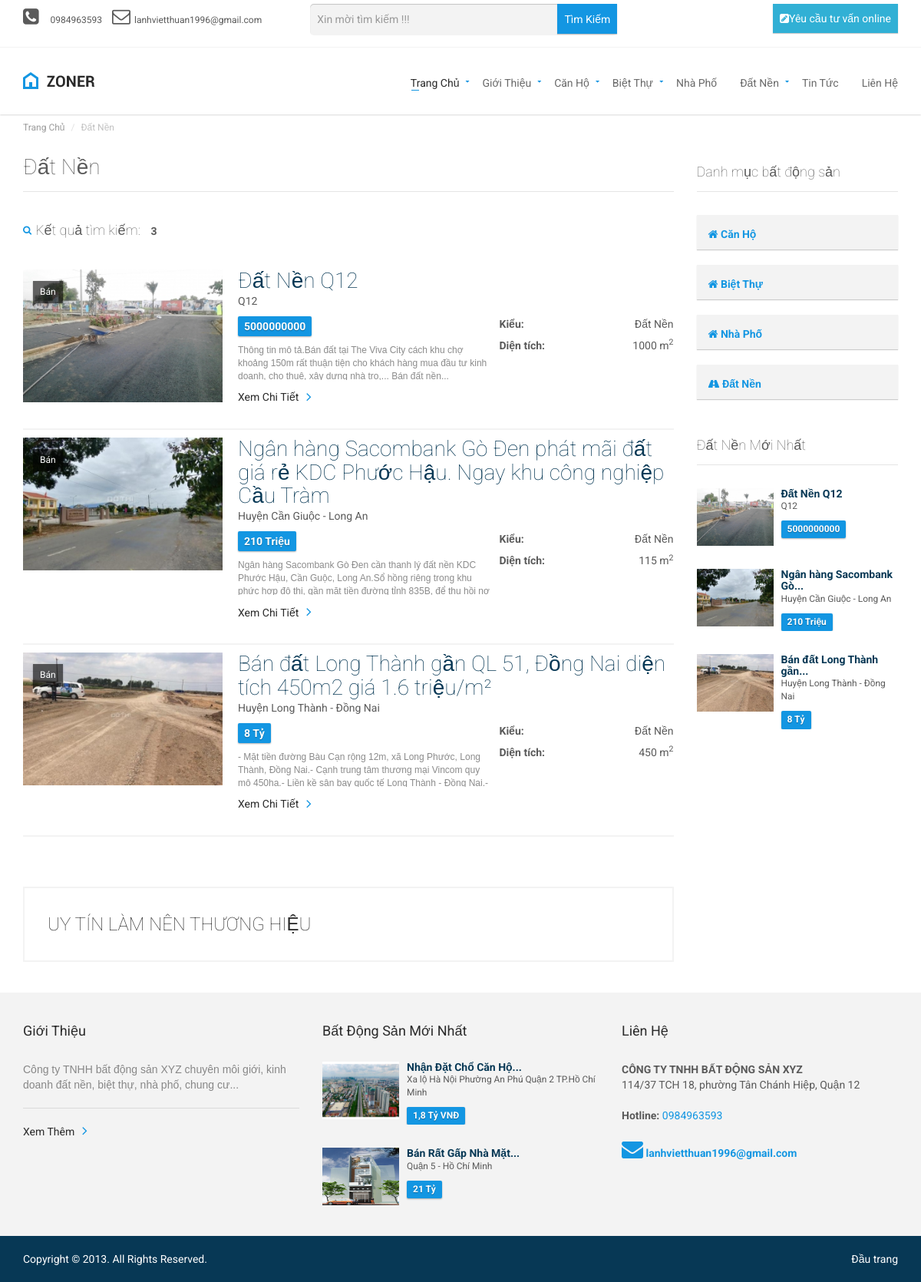
/dat-nen.html, run on the app's committed database.
### tables this page shows
CREATE TABLE `table_setting` (
  `id` int(10) NOT NULL,
  `title` varchar(255) NOT NULL,
  `keywords` varchar(1024) NOT NULL,
  `description` varchar(1024) NOT NULL,
  `h1` varchar(255) NOT NULL,
  `h2` varchar(255) NOT NULL,
  `h3` varchar(255) NOT NULL,
  `giupdochiase` int(11) NOT NULL,
  `ten` varchar(255) NOT NULL,
  `email` varchar(255) NOT NULL,
  `dienthoai` varchar(255) NOT NULL,
  `support` varchar(255) NOT NULL,
  `diachi` varchar(255) NOT NULL,
  `slogan` varchar(1024) NOT NULL,
  `slogan2` varchar(1024) NOT NULL,
  `hotline` varchar(255) NOT NULL,
  `toado` varchar(255) NOT NULL,
  `website` varchar(255) NOT NULL,
  `facebook` varchar(255) NOT NULL,
  `twitter` varchar(255) NOT NULL,
  `google` varchar(255) NOT NULL,
  `youtube` varchar(255) NOT NULL
);

CREATE TABLE `table_photo` (
  `id` int(10) UNSIGNED NOT NULL,
  `photo` varchar(225) NOT NULL,
  `thumb` varchar(225) NOT NULL,
  `ten` varchar(100) NOT NULL,
  `mota` text NOT NULL,
  `id_cat` int(10) UNSIGNED NOT NULL,
  `stt` int(10) UNSIGNED NOT NULL DEFAULT '1',
  `hienthi` tinyint(1) NOT NULL DEFAULT '1',
  `com` varchar(30) NOT NULL
);

CREATE TABLE `table_product` (
  `id` int(10) UNSIGNED NOT NULL,
  `id_list` int(11) NOT NULL,
  `id_item` int(10) NOT NULL,
  `id_cat` int(11) NOT NULL,
  `noibat` int(11) NOT NULL,
  `photo` varchar(225) NOT NULL,
  `thumb` varchar(225) NOT NULL,
  `ten` varchar(100) NOT NULL,
  `h1` varchar(255) NOT NULL,
  `h2` varchar(255) NOT NULL,
  `h3` varchar(255) NOT NULL,
  `tenkhongdau` varchar(255) NOT NULL,
  `gia` text NOT NULL,
  `phongtam` varchar(255) NOT NULL,
  `kichthuoc` varchar(255) NOT NULL,
  `diachi` varchar(255) NOT NULL,
  `kieu` varchar(255) NOT NULL,
  `tinhtrang` varchar(255) NOT NULL,
  `dientich` varchar(255) NOT NULL,
  `phongngu` varchar(255) NOT NULL,
  `mota` text NOT NULL,
  `nhadexe` varchar(255) NOT NULL,
  `title` varchar(255) NOT NULL,
  `tieude1` text NOT NULL,
  `tieude2` text NOT NULL,
  `tieude3` text NOT NULL,
  `chitiet1` text NOT NULL,
  `chitiet2` text NOT NULL,
  `chitiet3` text NOT NULL,
  `keywords` varchar(1024) NOT NULL,
  `description` varchar(1024) NOT NULL,
  `stt` int(10) UNSIGNED NOT NULL DEFAULT '1',
  `hienthi` tinyint(1) NOT NULL DEFAULT '1',
  `ngaytao` int(11) NOT NULL,
  `ngaysua` int(11) NOT NULL,
  `luotxem` int(11) NOT NULL,
  `spbc` int(11) NOT NULL
);

### templates/datnen_tpl.php (the view, shortened to what the rows shown need)
<div id="page-content">
    <div class="container">
        <div class="row">
            <div class="col-md-9 col-sm-9">
                <section id="results">
                    <header><h1>Đất Nền</h1></header>
                    <section id="properties" class="display-lines">
                    <?php
                        if(count($product_datnen) > 0)
                        {
                            foreach ($product_datnen as $key => $datnen) {
                     ?>
                        <div class="property" style="margin-bottom:10px">
                            <figure class="tag status"><?= $datnen['tinhtrang'] ?></figure>
                            <div class="property-image">
                                <a href="dat-nen/<?= $datnen['tenkhongdau'] ?>.html">
                                    <img alt="" src="<?= _upload_product_l.$datnen['thumb'] ?>">
                                </a>
                            </div>
                            <div class="info">
                                <header>
                                    <a href="dat-nen/<?= $datnen['tenkhongdau'] ?>.html"><h3><?= $datnen['ten'] ?></h3></a>
                                    <figure><?= $datnen['diachi'] ?></figure>
                                    <dl style="width: 40%;
                                    float: right;
                                    ">
                                        <dt>Kiểu:</dt>
                                            <dd> <?= $datnen['kieu'] ?></dd>
                                        <dt>Diện tích:</dt>
                                            <dd><?= $datnen['dientich'] ?> m<sup>2</sup></dd>
                                    </dl>
                                </header>
                                <div class="tag price"><?= $datnen['gia'] ?> </div>
                                <aside>
                                    <p>
                                            <?=catchuoi(strip_tags($datnen['mota']),255)?>
                                    </p>
                                </aside><br><br><br><br>
                                <a href="dat-nen/<?= $datnen['tenkhongdau'] ?>.html" class="link-arrow">Xem Chi Tiết</a>
                            </div>
                        </div>
                        <?php }  ?>
                        <?php }  ?>
                        <section id="advertising" style="margin-top:10px ">
                            <a href="submit.html">
                                <div class="banner">
                                    <div class="wrapper">
                                        <span class="title"><?= $row_setting['slogan'] ?></span>
                                    </div>
                                </div>
                            </a>
                        </section>
                    </section>
                </section>
            </div>
            <div class="col-md-3 col-sm-3">
                <section id="sidebar">
                    <aside id="featured-properties">
                        <?php
                        if(count($r_product_newdatnen) > 0)
                        {
                            foreach ($r_product_newdatnen as $key => $pdatnen) {
                         ?>
                        <div class="property small">
                            <a href="<?= $pdatnen['tenkhongdaul'].'/'.$pdatnen['tenkhongdaup'] ?>.html">
                                <div class="property-image">
                                    <img alt="" src="<?= _upload_product_l.$pdatnen['thumbp'] ?>" width=100px height=75px>
                                </div>
                            </a>
                            <div class="info">
                                <a href="<?= $pdatnen['tenkhongdaul'].'/'.$pdatnen['tenkhongdaup'] ?>.html"><h4><?= catchuoi($pdatnen['tenp'],25) ?></h4></a>
                                <figure><?= $pdatnen['diachi'] ?> </figure>
                                <div class="tag price"><?= $pdatnen['gia'] ?></div>
                            </div>
                        </div>
                        <?php } ?>
                        <?php } ?>
                    </aside>
                </section>
        </div>
    </div>
</div>

### templates/layout/navigation.php (shortened to what the rows shown need)
 <?php
    $d->reset();
    $sql_banner_giua = "select photo from #_photo where com='banner_top' order by id desc";
    $d->query($sql_banner_giua);
    $row_banner_giua = $d->result_array();
    ?>
<div class="navigation">
        <div class="secondary-navigation">
            <div class="container">
                <div class="contact">
                    <figure><strong><i class="fa fa-phone-square fa-2x"  aria-hidden="true"></i></strong><a href="tel:<?=$row_setting['hotline']?>" ><?= $row_setting['hotline']?></a></figure>
                    <figure><strong><i class="fa fa-envelope-o fa-2x" aria-hidden="true"></i></strong><?= $row_setting['email']?></figure>
                    <figure style="margin-left: 50px">
                         <form role="form" name=frm id="form-contact" method="get" action="index.php"  class="clearfix">
                         </form>
                    </figure>
                </div>
            </div>
        </div>
        <div class="container">
            <header class="navbar" id="top" role="banner">
                <div class="navbar-header">
                    <div class="navbar-brand nav" id="brand">
                        <a href="index.html"><img src="<?=_upload_hinhanh_l.$row_banner_giua[0]['photo']?>" alt="<?=$row_setting['ten']?>" width=94px height=27px ></a>
                    </div>
                </div>
            </header>
        </div>
    </div>

### templates/layout/footer.php (shortened to what the rows shown need)
<footer id="page-footer">
    <div class="inner">
        <aside id="footer-main">
            <div class="container">
                <div class="row">
                    <div class="col-md-4 col-sm-4">
                        <article>
                            <h3>Giới Thiệu</h3>
                            <p>
                                <?= $row_setting['description'] ?>
                            </p>
                            <hr>
                            <a href="gioi-thieu.html" class="link-arrow">Xem Thêm</a>
                        </article>
                    </div>
                        <?php
                        $d->reset();
                        $sql="select table_product.tenkhongdau AS tenkhongdaup,table_product_list.tenkhongdau AS tenkhongdaul,table_product.photo as photop,gia,table_product.ten as tenp,dientich,phongngu,phongtam,nhadexe,diachi
                             from table_product,table_product_list where table_product.hienthi =1 and table_product.spbc > 0 and table_product.id_list = table_product_list.id
                                    order by table_product.stt,table_product.id
                                         limit 0,2";
                        $d->query($sql);
                        $r_product_new_footer=$d->result_array();
                       ?>
                    <div class="col-md-4 col-sm-4">
                        <article>
                            <?php
                            if(count($r_product_new_footer) > 0)
                            {
                                foreach ($r_product_new_footer as $key => $pfooter) {
                             ?>
                            <div class="property small">
                                <a href="<?= $pfooter['tenkhongdaul'].'/'.$pfooter['tenkhongdaup'] ?>.html">
                                    <div class="property-image">
                                        <img alt="" src=" <?=_upload_product_l.$pfooter['photop'] ?>" width="100px" height="75px">
                                    </div>
                                </a>
                                <div class="info">
                                    <a href="<?= $pfooter['tenkhongdaul'].'/'.$pfooter['tenkhongdaup'] ?>.html"><h4><?= catchuoi($pfooter['tenp'],25) ?></h4></a>
                                    <figure><?= $pfooter['diachi'] ?></figure>
                                    <div class="tag price"><?= $pfooter['gia'] ?></div>
                                </div>
                            </div>
                            <?php } ?>
                            <?php } ?>
                        </article>
                    </div>
                    <div class="col-md-4 col-sm-4">
                        <article>
                            <h3>Liên Hệ</h3>
                            <address>
                                <strong><?= $row_setting['ten'] ?></strong><br>
                                <?= $row_setting['diachi'] ?>
                            </address>
                            <strong>Hotline:</strong><a href="tel:<?=$row_setting['hotline']?>"> <?= $row_setting['hotline'] ?></a><br><br>
                            <a href="#"><i class="fa fa-envelope fa-2x" aria-hidden="true"></i> <strong><?= $row_setting['email'] ?></strong></a><br>
                        </article>
                    </div>
                </div>
            </div>
        </aside>
    </div>
</footer>

### data on the page
table_setting: hotline "0984963593", email "lanhvietthuan1996@gmail.com", slogan "UY TÍN LÀM NÊN THƯƠNG HIỆU", description "Công ty TNHH bất động sản XYZ chuyên môi giới, kinh doanh đất nền, biệt thự, nhà phố, chung cư...", ten "CÔNG TY TNHH BẤT ĐỘNG SẢN XYZ", diachi "114/37 TCH 18, phường Tân Chánh Hiệp, Quận 12"
table_photo: photo (picture)
table_product: tinhtrang "Bán", thumb (picture), ten "Đất Nền Q12", diachi "Q12", kieu "Đất Nền", dientich "1000", gia "5000000000", mota "Thông tin mô tả.Bán đất tại The Viva City cách khu chợ khoảng 150m rất thuận tiện cho khách hàng mua đầu tư kinh doanh, cho thuê, xây dựng nhà trọ,... Bán đất nền..."
table_product: tinhtrang "Bán", thumb (picture), ten "Ngân hàng Sacombank Gò Đen phát mãi đất giá rẻ KDC Phước Hậu. Ngay khu công nghiệp Cầu Tràm", diachi "Huyện Cần Giuộc - Long An", kieu "Đất Nền", dientich "115", gia "210 Triệu", mota "Ngân hàng Sacombank Gò Đen cần thanh lý đất nền KDC Phước Hậu, Cần Guộc, Long An.Sổ hồng riêng trong khu phức hợp đô thị, gần mặt tiền đường tỉnh 835B, để thu hồi nợ…", ten "Ngân hàng Sacombank Gò..."
table_product: tinhtrang "Bán", thumb (picture), ten "Bán đất Long Thành gần QL 51, Đồng Nai diện tích 450m2 giá 1.6 triệu/m²", diachi "Huyện Long Thành - Đồng Nai", kieu "Đất Nền", dientich "450", gia "8 Tỷ", mota "- Mặt tiền đường Bàu Cạn rộng 12m, xã Long Phước, Long Thành, Đồng Nai.- Cạnh trung tâm thương mại Vincom quy mô 450ha.- Liền kề sân bay quốc tế Long Thành - Đồng Nai.-…", ten "Bán đất Long Thành gần..."
table_product: photo (picture), ten "Nhận Đặt Chổ Căn Hộ...", diachi "Xa lộ Hà Nội Phường An Phú Quận 2 TP.Hồ Chí Minh", gia "1,8 Tỷ VNĐ"
table_product: photo (picture), ten "Bán Rất Gấp Nhà Mặt...", diachi "Quận 5 - Hồ Chí Minh", gia "21 Tỷ"

### other printed values
$dem['dem'] "3"
